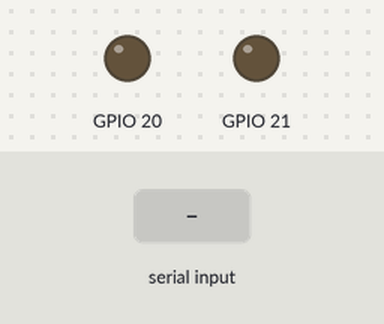
Recording of a program running on a simulated Raspberry Pi (BCM pin numbers). Parts: output pins drawn as LEDs (lit = HIGH). Inputs (shaded band) come from the test bench. What the program prints to the terminal is not drawn.

Above: at 1.2 s.
1.3 s: "1" typed at the terminal, then Enter
At 2.6 s:
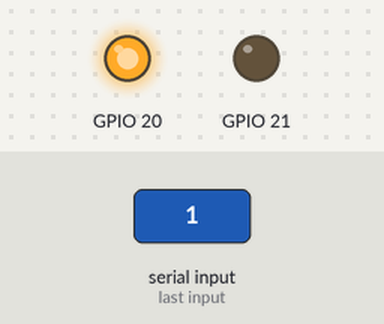
Timing chart, 0 to 6.8 s (numbered marks = the images above; inputs shaded):
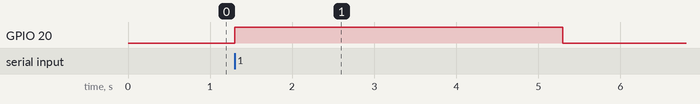

Measured:
- after the input at 1.3 s, GPIO 20: LOW → HIGH at once, → LOW 4.0 s later

The program:

gpio.py
```python
import RPi.GPIO as gpio #导入库
import time
gpio.setmode(gpio.BCM) #确定编码格式
gpio.setup(20,gpio.OUT)  #设置输出引脚
gpio.setup(21,gpio.OUT)

while 1:
    输入 = int(input('输入：'))
    if 输入 == 1:
        gpio.output(20,gpio.HIGH)# 20引脚输出高电平
        time.sleep(4) #休眠4秒
        gpio.output(20,gpio.LOW)# 20引脚输出低电平
        time.sleep(4)
    elif 输入 == 2:
        gpio.output(21,gpio.HIGH)# 21引脚输出高电平
        time.sleep(4)
        gpio.output(21,gpio.LOW)# 21引脚输出低电平
        time.sleep(4)
    elif 输入 == 3:
        exit() #退出程序
gpio.cleanup()
```
